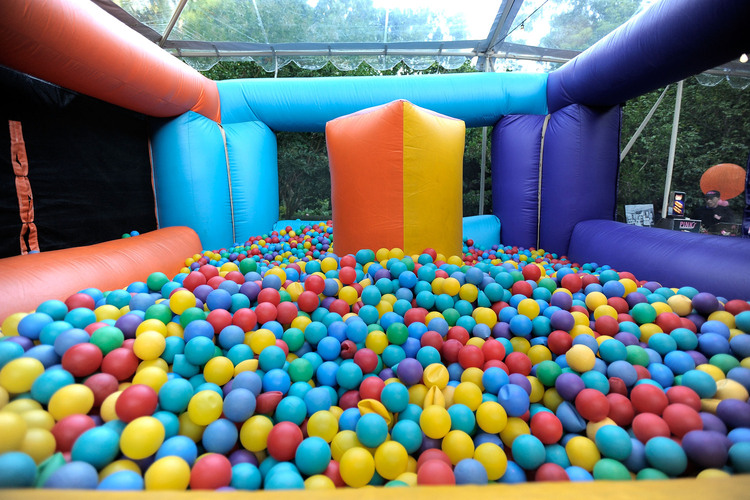
#> input picture computational-photography/images/input/ball-pit.jpg, 750 x 500 px
$ python color_clustering.py   (older library calls are emulated)
#> lines starting #> are read from the running program, lines starting #| are printed output that depends on the picture; after the words box and inside, x2 and y2 are one past the last pixel; in counts of white or black regions, pixels touching at a corner belong together
import cv2
import numpy as np
import logging
largest_eigenval = 0
node_to_split = None
cluster_indices_arrs = []
indices_arr_shape = None


class Node:
    '''
    Node class for represing an Orchard Bouman color grouping
    Orchard Bouman represents quantized colors using binary tree
    More details and formulas can be found from their paper linked below
    https://pdfs.semanticscholar.org/fc50/a3950d6ce54717b945079329069dcd8ccb7a.pdf

    attributes
    ----------
    cn : numpy.ndarray
        the color values of the cluster
    cn_i : numpy.ndarray
        the indices of the respective color values from the initial neighborhood
    child_l, child_r : class Node
        child node objects
    qn : numpy.ndarray
        quantization value of the cluster.  Equal to the cluster mean
    e_eigenval : numpy.float64
        eigenvalue of the clusters principal eigenvector
    e_eigenvect : numpy.float64
        the clusters principal eigenvector
    e_eigenvect_t : numpy.float64
        the principal eigenvector transposed

    methods
    ----------
    __init__(self,cn,weights=None) : initializes the node object
        cn : numpy.ndarray
            nx3 shape representing 'n' colors in the cluster
        weights : numpy.ndarray
            'n' shape array representing weights of the 'n' colors in the cluster
    split() : splits the color cluster into two sub clusters
    '''
    def __init__(self,cn,cn_i,weights=None):
        self.cn = cn
        self.cn_i = cn_i
        self.child_l = None
        self.child_r = None
        # Rn, mn, Nn come from (1) in Orchard Bouman
        Rn = np.zeros((3,3),np.uint64)
        mn = np.zeros((3),np.uint64)
        Nn = 0
        for i in range(0,cn.shape[0]):
            xs_t = np.transpose([cn[i,:]])
            if weights is None:
                Rn += (xs_t * cn[i,:]).astype(np.uint64)
                mn += cn[i,:]
                Nn = cn.shape[0]
            else:
                Rn += (weights[i] * xs_t * cn[i,:]).astype(np.uint64)
                mn += weights[i] * cn[i,:]
                Nn += weights[i]
        self.qn = mn/Nn
        mn_t = np.transpose([mn])
        cn_covar = Rn - (1/Nn)*mn*mn_t
        cn_eigenval, cn_eigenvect = np.linalg.eig(cn_covar)
        e_eigenval_i = np.argmax(np.abs(cn_eigenval))       # index of principal eigenvector
        self.e_eigenval = abs(cn_eigenval[e_eigenval_i])
        self.e_eigenvect = cn_eigenvect[:,e_eigenval_i]     # principal eigenvector
        self.e_eigenvect_t = np.transpose([self.e_eigenvect])

    def split(self):
        left_colors = []
        left_indices = []
        right_colors = []
        right_indices = []
        for xs_i in range(0,self.cn.shape[0]):
            if np.dot(self.e_eigenvect_t.reshape(3,),self.cn[xs_i,:]) <= np.dot(self.e_eigenvect_t.reshape(3,),self.qn):    # problem line
                left_colors.append(self.cn[xs_i,:])
                left_indices.append(self.cn_i[xs_i,:])
            else:
                right_colors.append(self.cn[xs_i,:])
                right_indices.append(self.cn_i[xs_i,:])
        left_color_arr = np.zeros((len(left_colors),3),np.uint16)
        right_color_arr = np.zeros((len(right_colors),3),np.uint16)
        left_color_indices = np.zeros((len(left_colors),2),np.uint16)
        right_color_indices = np.zeros((len(right_colors),2),np.uint16)
        for i in range(0,len(left_colors)):
            left_color_arr[i,:] = left_colors[i]
            left_color_indices[i,:] = left_indices[i]
        for i in range(0,len(right_colors)):
            right_color_arr[i,:] = right_colors[i]
            right_color_indices[i,:] = right_indices[i]
        self.child_l = Node(left_color_arr,left_color_indices)     # TODO implement weights
        self.child_r = Node(right_color_arr,right_color_indices)    # TODO implement weights


def find_node_to_split(node):
    '''
    this function finds the next leaf node to split (node with largest eigenval)
    this is a recursive function that uses in order traversal strategy to update global vars \
        representing next node to split

    Parameters
    ----------
    root : class Node
        root node of the color quantization binary tree

    '''
    global largest_eigenval
    global node_to_split
    if node is not None:
        find_node_to_split(node.child_l)
        if node.child_l is None and node.child_r is None:
            if node.e_eigenval > largest_eigenval:
                node_to_split = node
                largest_eigenval = node.e_eigenval
        find_node_to_split(node.child_r)


def extract_cluster_indices(node):
    '''
    this function extracts the pixel indices of the M clusters into a global var

    Parameters
    ----------
    root : class Node
        root node of the color quantization binary tree

    '''
    global cluster_indices_arrs
    if node is not None:
        extract_cluster_indices(node.child_l)
        if node.child_l is None and node.child_r is None:
            tmp_indices = np.zeros(indices_arr_shape,np.bool)
            for i in node.cn_i:
                tmp_indices[i[0],i[1]] = True
            cluster_indices_arrs.append(np.copy(tmp_indices))
        extract_cluster_indices(node.child_r)


def quantize_colors(neighborhood,m,weights=None):
    '''
    this function quantizes the colors in a neighborhood into m distinct clusters

    1. Set C1 = S (neighborhood flattened)
    2. Calculatate R1, m1, and N1
    3. Do the following M-1 times:
        a. Find leaf n such that lambda_n (eigenval) is largest
        b. Use (3) to form the new nodes 2n and 2n+1
        c. Calculate R, m, and N for the new nodes using (4)

    Parameters
    ----------
    neighborhood : numpy.ndarray
        neighborhood of colors to quantize
    weights : numpy.ndarray
        weights of the pixels from the neighborhood
    m : int
        number of clusters to quantize colors into

    Returns
    -------
    list<numpy.ndarray>
        arrays representing neighborhood indices of each cluster

    '''
    global largest_eigenval
    global node_to_split
    global cluster_indie_eigenvect_tape
    global indices_arr_shape
    s = neighborhood.reshape((neighborhood.shape[0]*neighborhood.shape[1],3))
    s_i_shape = np.ones((neighborhood.shape[0],neighborhood.shape[1]))
    s_i = np.argwhere(s_i_shape)
    if weights is not None:
        weights = weights.reshape((weights.shape[0]*weights.shape[1]))
    root = Node(s,s_i,weights)
    min_eigenval = 0
    node_to_split = None
    for i in range(0,m-1):
        largest_eigenval = 0
        node_to_split = None
        find_node_to_split(root)
        if node_to_split is None:
            logging.warning("In colorClustering.quantize_colors(), tree has been fully split before desired number of color clusters reached.")
            break
        node_to_split.split()
    # extract color indices for each cluster & convert into bool array of size (neighborhood[0],neighborhood[1])
    indices_arr_shape = (neighborhood.shape[0],neighborhood.shape[1])
    extract_cluster_indices(root)
    return cluster_indices_arrs     # TODO clean up globals/locals


# testing
img = cv2.imread("images/input/ball-pit.jpg")
#> img is the input picture: shape (500, 750, 3); mean B, G, R 121.8, 121.8, 109.5
quantized_color_indices = quantize_colors(img,5)
#> in quantize_colors, `s_i = np.argwhere(s_i_shape)`: s_i_shape: shape (500, 750) float64; every value is 1
#> the loop in __init__, `for i in range(0,cn.shape[0]):` made 375000 passes
#> (xs_t, Rn, mn) on passes 2 to 8: ([30, 36, 89], [[148, 268, 186], [268, 217, 291], [186, 291, 298]], [58, 71, 174]), ([33, 39, 92], [[213, 275, 406], [275, 458, 295], [406, 295, 314]], [91, 110, 266]), ([33, 40, 95], [[278, 315, 469], [315, 522, 511], [469, 511, 379]], [124, 150, 361]), ([32, 42, 96], [[278, 379, 469], [379, 750, 703], [469, 703, 379]], [156, 192, 457]), ([32, 41, 98], [[278, 411, 533], [411, 895, 881], [533, 881, 511]], [188, 233, 555]), ([31, 42, 99], [[471, 433, 786], [433, 1123, 943], [786, 943, 584]], [219, 275, 654]), ([31, 42, 100], [[664, 455, 814], [455, 1351, 1047], [814, 1047, 600]], [250, 317, 754])
#> (Rn, mn) on passes 1, 61, 62, 63, 64, 65: ([[16, 212, 76], [212, 201, 159], [76, 159, 57]], [28, 35, 85]), ([[6195, 7077, 8032], [7077, 6883, 8241], [8032, 8241, 6578]], [6175, 6411, 10650]), ([[6244, 7280, 8060], [7280, 6956, 8357], [8060, 8357, 6594]], [6424, 6638, 10902]), ([[6245, 7307, 8061], [7307, 7173, 8384], [8061, 8384, 6595]], [6679, 6867, 11157]), ([[6246, 7339, 8062], [7339, 7173, 8416], [8062, 8416, 6596]], [6934, 7091, 11412]), ([[6255, 7399, 8065], [7399, 7317, 8436], [8065, 8436, 6597]], [7187, 7327, 11667])
#> after the loop in __init__, `for i in range(0,cn.shape[0]):`: Rn = [[36577695, 43495191, 43684868], [43495191, 39383867, 42605824], [43684868, 42605824, 35672186]]; mn = [45667233, 45684063, 41071044]
#> in __init__, `self.qn = mn/Nn`: self.qn = [121.8, 121.8, 109.5]
#> in __init__, `mn_t = np.transpose([mn])`: mn_t = [45667233, 45684063, 41071044]
#> in __init__, `cn_covar = Rn - (1/Nn)*mn*mn_t`: cn_covar = [[-5.52e+09, -5.52e+09, -4.96e+09], [-5.52e+09, -5.53e+09, -4.96e+09], [-4.96e+09, -4.96e+09, -4.46e+09]]
#> in __init__, `cn_eigenval, cn_eigenvect = np.linalg.eig(cn_covar)`: cn_eigenval = [-1.55e+10, -7419021.2, -4489464.9]; cn_eigenvect = [[-0.597, -0.724, 0.346], [-0.597, 0.113, -0.794], [-0.536, 0.68, 0.499]]
#> in __init__, `e_eigenval_i = np.argmax(np.abs(cn_eigenval))`: e_eigenval_i = 0
#> in __init__, `self.e_eigenval = abs(cn_eigenval[e_eigenval_i])`: self.e_eigenval = 1.55e+10
#> in __init__, `self.e_eigenvect = cn_eigenvect[:,e_eigenval_i]`: self.e_eigenvect = [-0.597, -0.597, -0.536]
#> the loop in quantize_colors, `for i in range(0,m-1):` made 4 passes
#> quantized_color_indices = 5 items
for i in range(0,len(quantized_color_indices)):
    color_indices_extended = np.repeat(quantized_color_indices[i][:, :, np.newaxis], 3, axis=2)
    quantized_color_img = np.where(color_indices_extended,img,(0,0,0))
    cv2.imwrite("images/output/color_cluster_{}.png".format(i),quantized_color_img)
#> this loop made 5 passes
#> pass 1, `color_indices_extended = np.repeat(quantized_color_indices[i][:, :, np..`:
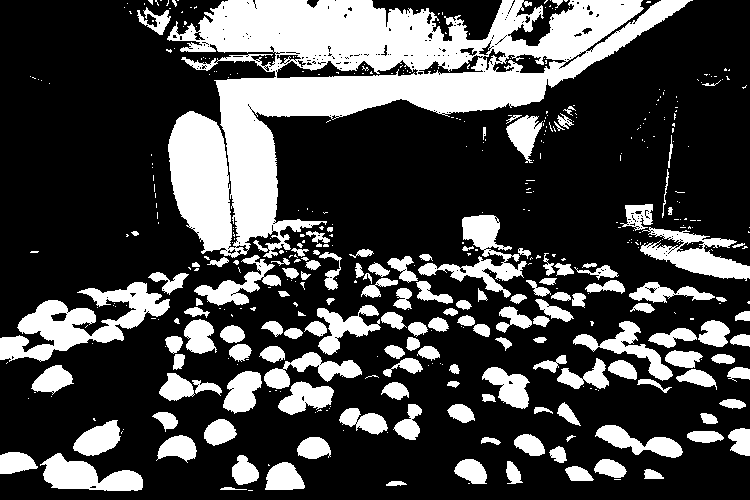
#> color_indices_extended: shape (500, 750, 3) bool; 28% white; 453 white regions (309 under 20 px), largest, box (x1, y1, x2, y2) and area: (167, 0, 693, 258) 48762, (0, 282, 170, 362) 5393, (418, 215, 527, 298) 2642
#> pass 1, `quantized_color_img = np.where(color_indices_extended,img,(0,0,0))`:
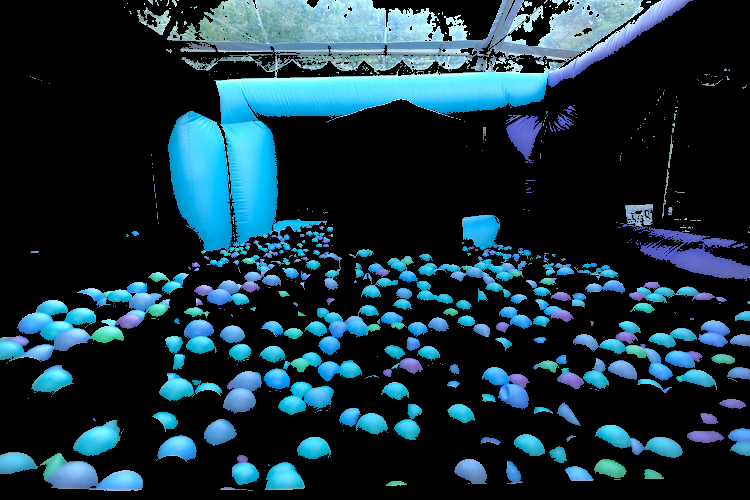
#> quantized_color_img: shape (500, 750, 3) int64; mean of channels 0, 1, 2 61.2, 49.9, 23.8; drawn as B, G, R
#> pass 2, `color_indices_extended = np.repeat(quantized_color_indices[i][:, :, np..`:
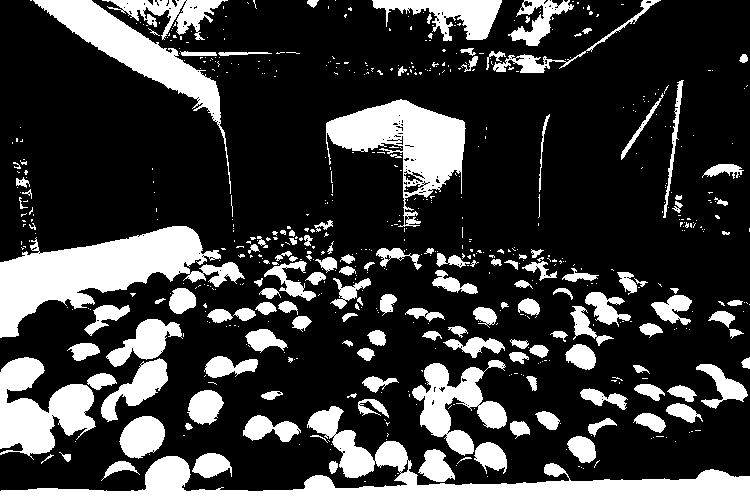
#> color_indices_extended: shape (500, 750, 3) bool; 24.1% white; 627 white regions (484 under 20 px), largest, box (x1, y1, x2, y2) and area: (0, 406, 750, 500) 15820, (0, 226, 245, 338) 11336, (326, 99, 466, 227) 7391
#> after the loop:
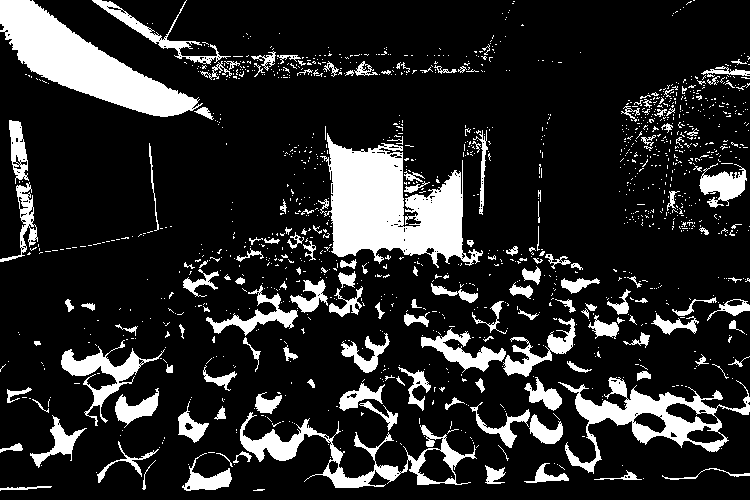
#> color_indices_extended: shape (500, 750, 3) bool; 16.2% white; 1337 white regions (1183 under 20 px), largest, box (x1, y1, x2, y2) and area: (318, 133, 483, 268) 11489, (0, 0, 203, 117) 9010, (558, 377, 750, 474) 4733
